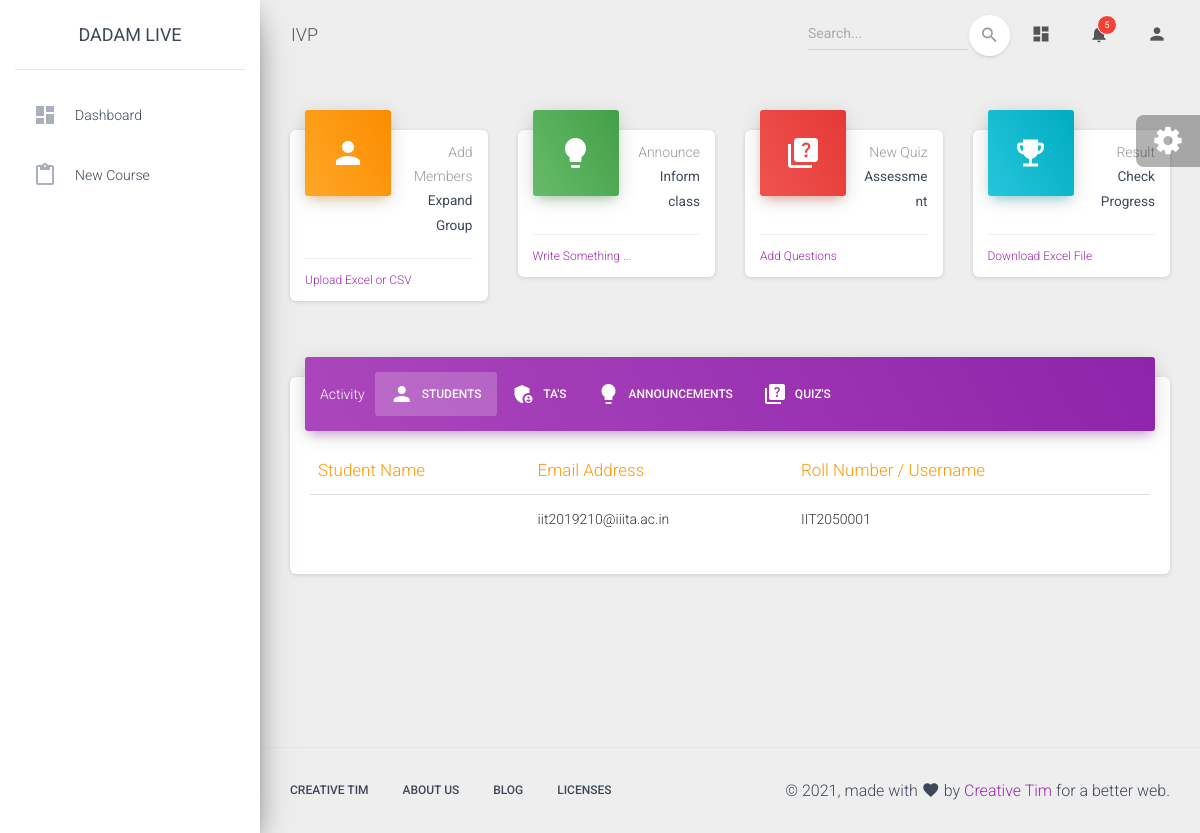
The app's page /dashboard/faculty/course/view/1 (signed in) with its own data.
### faculty/models.py (models this page shows, shortened)
class Course(models.Model):
    instructor=models.ForeignKey(User, on_delete=models.CASCADE, null=True, blank=True)
    courseName=models.CharField(null=True, max_length=200)
    created_on=models.DateTimeField(default=datetime.datetime.now())

class Enrolment(models.Model):
    course=models.ForeignKey(Course, on_delete=models.CASCADE, null=True, blank=True)
    user=models.ForeignKey(User, on_delete=models.CASCADE, null=True, blank=True)
    userType=models.ForeignKey(UserType, on_delete=models.SET_NULL, null=True, blank=True)
    enrolled_on=models.DateTimeField(default=datetime.datetime.now())

### faculty/views.py (the view)
# urls.py: path('course/view/<str:course_id>',views.view_course,name="view_course"),
def view_course(request,course_id):
    faculty=basicChecking(request)
    if faculty==False:
        return redirect('home')
    course=""
    try:
        course=Course.objects.get(id=int(course_id))
        if course.instructor!=request.user:
            return JsonResponse({"message": "Course was not found on this server"}, status=400)
    except:
        return JsonResponse({"message": "Course was not found on this server"}, status=400)
    if request.method=="POST":
        pass
    else:
        enrolments=Enrolment.objects.filter(course=course)
        announcements=Announcement.objects.filter(course=course)
        quizes=Quiz.objects.filter(course=course)
        context={"course": course, "enrolments": enrolments, "announcements": announcements, "quizes": quizes}
        return render(request,"faculty/view_course.html",context=context)

### faculty/views.py (called while the page is built)
def basicChecking(request):
    if request.user.is_authenticated==False:
        return redirect('home')
    try:
        info=UserInformation.objects.get(user=request.user)
        if info.userType.userTypeCode==settings.CODE_FACULTY:
            faculty=Faculty.objects.get(user=request.user)
            return faculty
    except:
        return False

### faculty/templates/faculty/view_course.html (shortened to what this page needs)
{% extends 'faculty/base.html' %} {% load static %}
{% block heading %}{{course.courseName}}{% endblock %}
{% block main_body %}
<div class="row">
    <div class="col-lg-3 col-md-6 col-sm-6">
      <div class="card card-stats">
        <div class="card-header card-header-warning card-header-icon">
          <div class="card-icon">
            <i class="material-icons">person</i>
          </div>
          <p class="card-category">Add Members</p>
          <h5 class="card-title">
            <small>Expand Group</small>
          </h5>
        </div>
        <div class="card-footer">
          <div class="stats">
            <a data-toggle="modal" data-target="#modal1" href="#">Upload Excel or CSV</a>
          </div>
        </div>
      </div>
    </div>
    <div class="col-lg-3 col-md-6 col-sm-6">
      <div class="card card-stats">
        <div class="card-header card-header-success card-header-icon">
          <div class="card-icon">
            <i class="material-icons">lightbulb</i>
          </div>
          <p class="card-category">Announce</p>
          <h5 class="card-title"><small>Inform class</small></h5>
        </div>
        <div class="card-footer">
          <div class="stats">
            <a data-toggle="modal" data-target="#modal2" href="#">Write Something ...</a>
          </div>
        </div>
      </div>
    </div>
    <div class="col-lg-3 col-md-6 col-sm-6">
      <div class="card card-stats">
        <div class="card-header card-header-danger card-header-icon">
          <div class="card-icon">
            <i class="material-icons">quiz</i>
          </div>
          <p class="card-category">New Quiz</p>
          <h5 class="card-title"><small>Assessment</small></h5>
        </div>
        <div class="card-footer">
          <div class="stats">
            <a data-toggle="modal" data-target="#modal3" href="#">Add Questions</a>
          </div>
        </div>
      </div>
    </div>
    <div class="col-lg-3 col-md-6 col-sm-6">
      <div class="card card-stats">
        <div class="card-header card-header-info card-header-icon">
          <div class="card-icon">
            <i class="material-icons">emoji_events</i>
          </div>
          <p class="card-category">Result</p>
          <h5 class="card-title">
            <small>Check Progress</small></h5>
        </div>
        <div class="card-footer">
          <div class="stats">
            <a data-toggle="modal" data-target="#modal4" href="#">Download Excel File</a>
          </div>
        </div>
      </div>
    </div>
  </div>
  <div class="row">
    <div class="col-lg-12 col-md-12">
      <div class="card">
        <div class="card-header card-header-tabs card-header-primary">
          <div class="nav-tabs-navigation">
            <div class="nav-tabs-wrapper">
              <span class="nav-tabs-title">Activity</span>
              <ul class="nav nav-tabs" data-tabs="tabs">
                <li class="nav-item">
                  <a class="nav-link active" href="#studs" data-toggle="tab">
                    <i class="material-icons">person</i> Students
                    <div class="ripple-container"></div>
                  </a>
                </li>
                <li class="nav-item">
                  <a class="nav-link" href="#tass" data-toggle="tab">
                    <i class="material-icons">admin_panel_settings</i> TA's
                    <div class="ripple-container"></div>
                  </a>
                </li>
                <li class="nav-item">
                  <a class="nav-link" href="#announcemnts" data-toggle="tab">
                    <i class="material-icons">lightbulb</i> Announcements
                    <div class="ripple-container"></div>
                  </a>
                </li>
                <li class="nav-item">
                    <a class="nav-link" href="#quizes" data-toggle="tab">
                      <i class="material-icons">quiz</i> Quiz's
                      <div class="ripple-container"></div>
                    </a>
                </li>
              </ul>
            </div>
          </div>
        </div>
        <div class="card-body">
          <div class="tab-content">
            <div class="tab-pane active" id="studs">
                <table class="table table-hover">
                    <thead class="text-warning">
                      <th>Student Name</th>
                      <th>Email Address</th>
                      <th>Roll Number / Username</th>
                    </thead>
                    <tbody>
                        {% for each in enrolments %}
                        {% ifequal each.userType.userTypeCode 645 %}
                        <tr>
                            <td>{{each.user.first_name}} {{each.user.last_name}}</td>
                            <td>{{each.user.email}}</td>
                            <td>{{each.user.username}}</td>
                        </tr>
                        {% endifequal %}
                        {% endfor %}
                    </tbody>
                </table>
            </div>
          </div>
        </div>
      </div>
    </div>
  </div>
{% endblock %}
{% block left_panel %}
<li class="nav-item">
    <a class="nav-link" href="{% url 'dashboardFaculty' %}">
      <i class="material-icons">dashboard</i>
      <p>Dashboard</p>
    </a>
  </li>
  <li class="nav-item ">
    <a class="nav-link" href="{% url 'start_new_course' %}">
      <i class="material-icons">content_paste</i>
      <p>New Course</p>
    </a>
  </li>
{% endblock %}

### records on screen
Course: courseName "IVP"
Enrolment: user.email "iit2019210@iiita.ac.in", user.username "IIT2050001"
